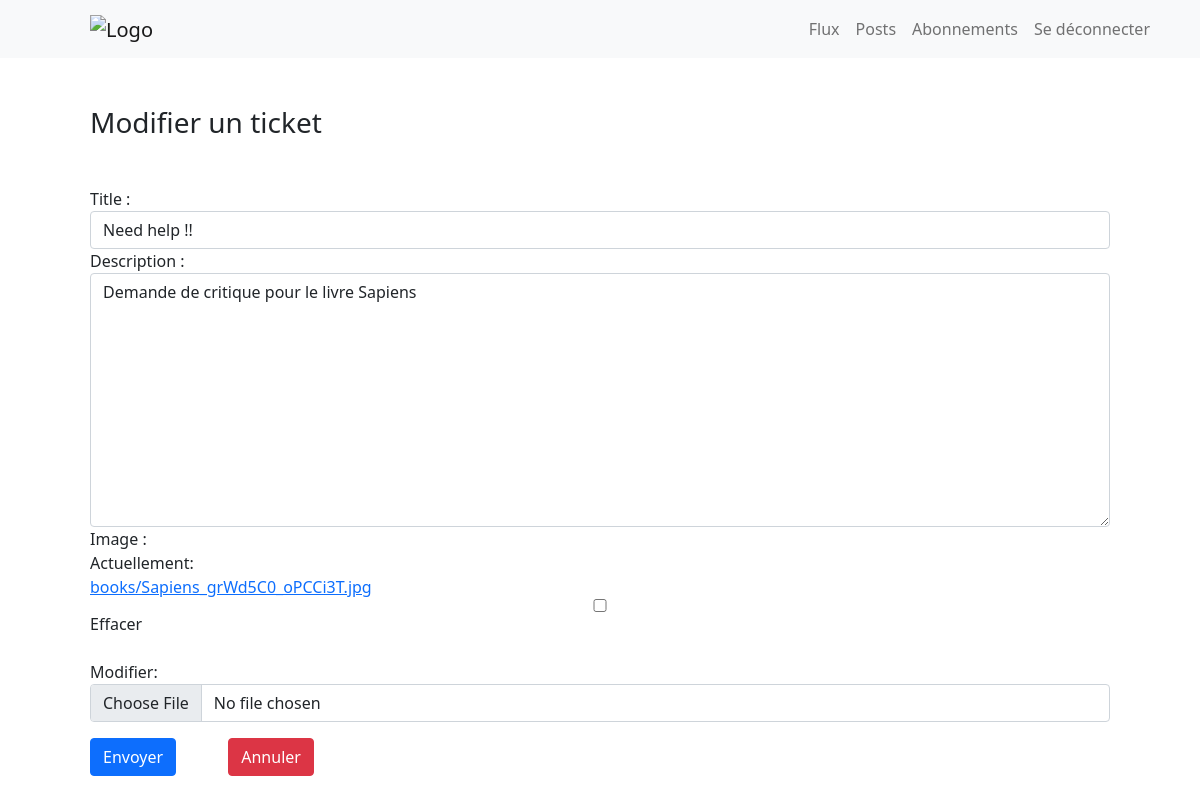
The page /flux/modify_ticket/2 (signed in) on the database its author committed.
### flux/models.py (models this page shows, shortened)
class Ticket(models.Model):
    title = models.CharField(max_length=128)
    description = models.TextField(max_length=2048, blank=True)
    user = models.ForeignKey(to=settings.AUTH_USER_MODEL, on_delete=models.CASCADE)
    image = models.ImageField(blank=True, null=True, upload_to='books')
    time_created = models.DateTimeField(auto_now_add=True)

### flux/views.py (the view, shortened to what this page needs)
# urls.py: path('modify_ticket/<int:pk>', views.TicketDetailView.as_view(), name='tickets_details'),
class TicketDetailView(LoginRequiredMixin, generic.UpdateView):
    model = Ticket
    template_name = 'flux/detail_ticket.html'
    form_class = CritiqueRequestForm
    success_url = '/flux/posts'

### flux/forms.py
class CritiqueRequestForm(forms.ModelForm):
    class Meta:
        model = Ticket
        fields = ['title', 'description', 'image']
    def __init__(self, *args, **kwargs):
            super(CritiqueRequestForm, self).__init__(*args, **kwargs)
            for visible in self.visible_fields():
                visible.field.widget.attrs['class'] = 'form-control'

### flux/templates/flux/detail_ticket.html (shortened to what this page needs)
{% extends "base_generic.html" %}
{% block content %}
<div class="container">
    <div class="row justify-content-around">
    <div class="col-12">
        <div class="m-5">
            <h3 class="mb-5">Modifier un ticket</h3>
            <form action="" enctype="multipart/form-data" method="post">
                <div class="d-flex flex-column">
                    {{ form }}
                </div>
                <div>
                    <button id = "create-ticket-submit" type="submit" class="btn btn-primary my-3">Envoyer</button>
                    <a name="" id="" class="btn btn-danger mx-5" href={% url 'flux' %} role="button">Annuler</a>
                </div>
            </form>
        </div>
    </div>
 </div>
</div>
{% endblock %}

### rows shown on the page
Ticket: title "Need help !!", description "Demande de critique pour le livre Sapiens"
